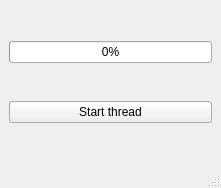
<?xml version="1.0" encoding="UTF-8"?>
<ui version="4.0">
 <class>MainWindow</class>
 <widget class="QMainWindow" name="MainWindow">
  <property name="geometry">
   <rect>
    <x>0</x>
    <y>0</y>
    <width>221</width>
    <height>188</height>
   </rect>
  </property>
  <property name="windowTitle">
   <string>MainWindow</string>
  </property>
  <widget class="QWidget" name="centralwidget">
   <layout class="QVBoxLayout" name="verticalLayout">
    <item>
     <widget class="QProgressBar" name="progressBar">
      <property name="value">
       <number>0</number>
      </property>
     </widget>
    </item>
    <item>
     <widget class="QPushButton" name="btnStartThread">
      <property name="text">
       <string>Start thread</string>
      </property>
     </widget>
    </item>
   </layout>
  </widget>
  <widget class="QMenuBar" name="menubar">
   <property name="geometry">
    <rect>
     <x>0</x>
     <y>0</y>
     <width>221</width>
     <height>30</height>
    </rect>
   </property>
  </widget>
  <widget class="QStatusBar" name="statusbar"/>
 </widget>
 <resources/>
 <connections/>
</ui>
